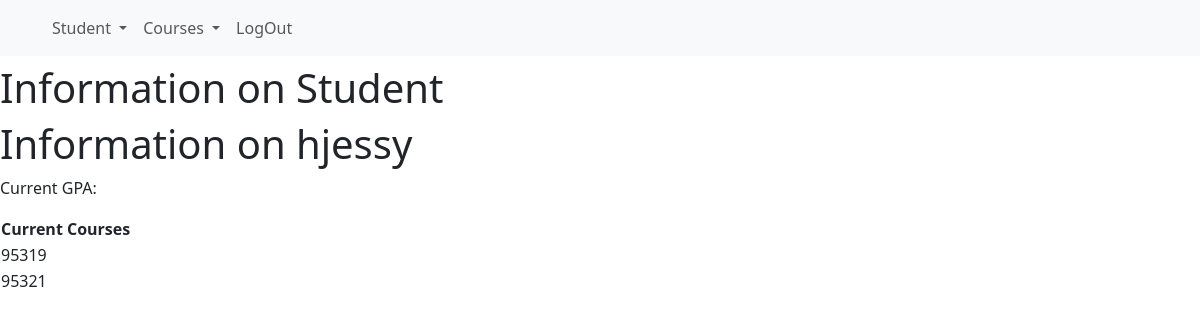
The page /adminStudentINFO/hjessy on the database its author committed.
### Flask.py (models this page shows, shortened)
class people(db.Model):
     firstName=db.Column(db.String(200),nullable=False)
     lastName=db.Column(db.String(200),nullable=False)
     hold=db.Column(db.String(200),nullable=False)
     type=db.Column(db.String(200),nullable=False)
     rating=db.Column(db.String(200),nullable=True)
     gpa=db.Column(db.String(200),nullable=True)
     netid=db.Column(db.String(200),primary_key=True)

class enrollment(db.Model):
     CRN=db.Column(db.String(200),primary_key=True)
     netid=db.Column(db.String(200),primary_key=True)

### Flask.py (the view)
@app.route("/adminStudentINFO/<netid>",methods=['POST','GET'])
def adminStudentInfo(netid):
    student = people.query.get_or_404(netid)
    course=enrollment.query.filter(enrollment.netid==netid)
    return render_template("adminStudentINFO.html",student=student,course=course)

### templates/adminStudentINFO.html (shortened to what this page needs)
{% extends "basisAdmin.html"%}
{%block name%}Information on Student{%endblock%}
{%block content%}
<h1>Information on {{student.netid}}</h1>
<p>Current GPA: {{student.GPA}}</p>
<table>
    <tr>
        <th>Current Courses</th>
    </tr>
    {% for i in course %}
        <tr>
            <td>{{ i.CRN }}</td>
        </tr>
        {% endfor %}
</table>
{%endblock%}

### rows shown on the page
people: netid "hjessy"
enrollment: CRN "95319"
enrollment: CRN "95321"
